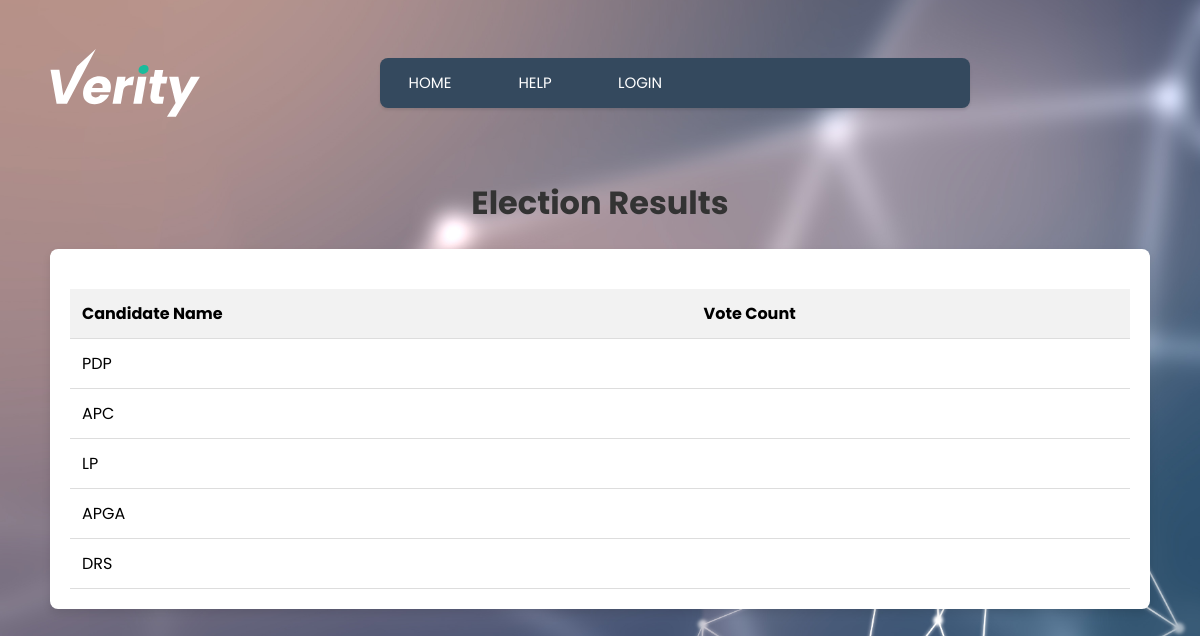
The app's page /results/ with its own data.
### main/models.py (models this page shows, shortened)
class Candidate(models.Model):
    name = models.CharField(max_length=255)
    description = models.TextField()
    image = models.ImageField(upload_to='images/', null=True, blank=True)
    created_at = models.DateTimeField(auto_now_add=True)

### main/views.py (the view)
# urls.py: path('results/', views.get_results_view, name='results'),
def get_results_view(request):
    candidates = Candidate.objects.all()
    results = []
    for candidate in candidates:
        try:
            votes = get_candidate_votes(candidate.id)
            results.append({
                "candidate_name": candidate.name,
                "votes": votes
            })
        except Exception as e:
            print(f"Error fetching votes for candidate {candidate.id}: {str(e)}")
            results.append({
                "candidate_name": candidate.name,
                "votes": 0  # Default to 0 if there was an error
            })
    return render(request, "results.html", {"results": results})

### main/blockchain.py (called while the page is built)
def get_candidate_votes(candidate_id):
    try:
        votes = contract.functions.getVotes(candidate_id).call()
        return votes
    except Exception as e:
        print(f"Error fetching votes for candidate {candidate_id}: {str(e)}")
        return 0  # Return 0 votes in case of an error

### main/templates/results.html (shortened to what this page needs)
{% load static %}
<!DOCTYPE html>
<html lang="en">
<head>
    <link rel="stylesheet" type="text/css" href="{% static 'style.css' %}">
</head>
<body>
    <div class="hero">
        <header>
            <img src="{% static 'images/Verity.svg' %}" class="logo">
            <nav>
                {% if user.is_authenticated %}
                <a href="/">Home</a>
                <a href="/voting">Voting</a>
                <a href="#">Results</a>
                <a href="#">Help</a>
                <a href="{% url 'logout' %}">Logout</a>
                {% else %}
                <a href="/">Home</a>
                <a href="#">Help</a>
                <a href="{% url 'user_login' %}">Login</a>
            {% endif %}
            </nav>
        </header>
        </div>
    <h1>Election Results</h1>
    <div class="results-container">
        <table>
            <thead>
                <tr>
                    <th>Candidate Name</th>
                    <th>Vote Count</th>
                </tr>
            </thead>
            <tbody>
                {% for result in results %}
                    <tr>
                        <td>{{ result.candidate_name }}</td>
                        <td>
                        </td>
                    </tr>
                {% endfor %}
            </tbody>
        </table>
    </div>
</body>
</html>

### main/static/style.css (style rules this page uses)
body { background-image: url(images/bg.jpg); background-position:center; background-repeat: no-repeat; background-size: cover; font-family: poppins; margin-left: 50px; margin-right: 50px; height: 100vh; }
header { display: flex; justify-content: space-between; }
.hero { display: flex; justify-content: center; flex-direction: column; }
.logo { height: 150px; width: 150px; }
nav { position: relative; margin: 50px auto 0; width: 590px; height: 50px; background: #34495e; border-radius: 8px; font-size: 0; box-shadow: 0 2px 3px 0 rgba(0, 0, 0, .1); }
nav a { font-size: 15px; text-transform: uppercase; color: white; text-decoration: none; line-height: 50px; position: relative; z-index: 1; display: inline-block; text-align: center; }
nav a:nth-child(1) { width: 100px; }
nav a:nth-child(2) { width: 110px; }
nav a:nth-child(3) { width: 100px; }
.results-container { background-color: white; padding: 20px; border-radius: 8px; box-shadow: 0 4px 8px rgba(0, 0, 0, 0.1); margin-top: 20px; }
h1 { text-align: center; color: #333; }
table { width: 100%; border-collapse: collapse; margin-top: 20px; }
th, td { padding: 12px; text-align: left; border-bottom: 1px solid #ddd; }
th { background-color: #f2f2f2; }

### records on screen
Candidate: candidate_name "PDP"
Candidate: candidate_name "APC"
Candidate: candidate_name "LP"
Candidate: candidate_name "APGA"
Candidate: candidate_name "DRS"
